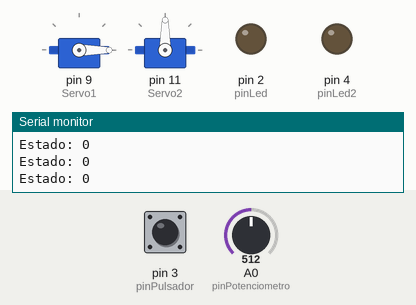
Simulated run of this sketch. Board: Arduino Uno, built with avr-gcc and run on an emulated ATmega328P. On the bench: 2 × servo, output pins drawn as LEDs (lit = HIGH), the last lines printed to the serial monitor. Inputs (shaded band) come from the test bench; at power-on: pin 3 (pinPulsador) HIGH, A0 (pinPotenciometro) = 512.

Above: at 1.2 s.
1.3 s: pin 3 (pinPulsador) pulled LOW for 0.15 s
At 2.7 s:
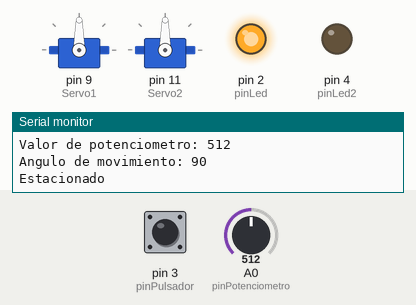
3.0 s: A0 (pinPotenciometro) set to 485
At 4.2 s:
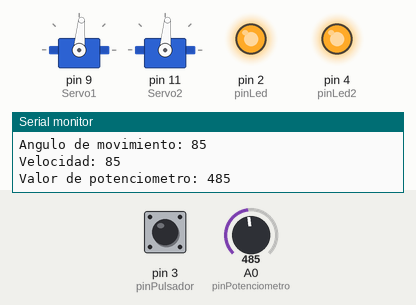
4.5 s: A0 (pinPotenciometro) set to 105
At 5.1 s:
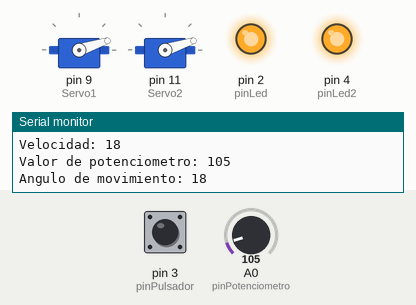
6.0 s: A0 (pinPotenciometro) set to 89
At 6.6 s:
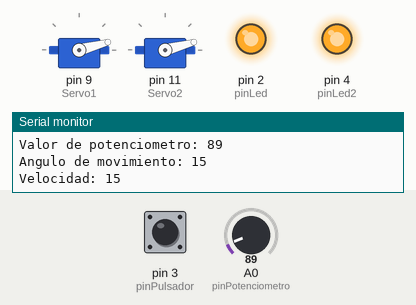
9.0 s: A0 (pinPotenciometro) set to 122
At 10.1 s:
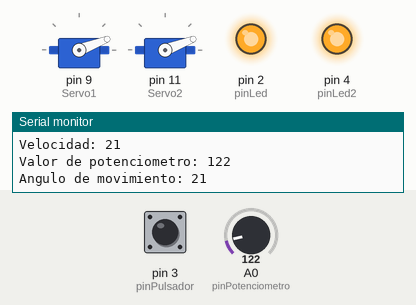
10.6 s: A0 (pinPotenciometro) set to 1023
At 12.1 s:
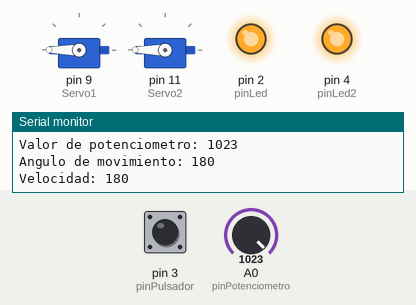
Timing chart, 0 to 13.1 s (numbered marks = the images above; inputs shaded):
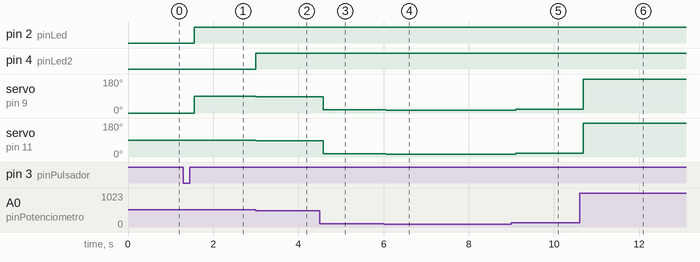

Measured:
- the behaviour switches between 501 and 500 on A0 (pinPotenciometro) (found by bisection; images 1 and 2)
- after the input at 1.3 s, pin 2 (pinLed): LOW → HIGH after 0.26 s; servo on pin 9 (Servo1): 0° → 90° after 0.26 s
- after the input at 3.0 s, pin 4 (pinLed2): LOW → HIGH at once; servo on pin 9 (Servo1), servo on pin 11 (Servo2): 90° → 85° at once
- after the input at 4.5 s, servo on pin 9 (Servo1), servo on pin 11 (Servo2): 85° → 18° after 0.09 s
- after the input at 6.0 s, servo on pin 9 (Servo1), servo on pin 11 (Servo2): 18° → 15° after 0.07 s
- after the input at 9.0 s, servo on pin 9 (Servo1), servo on pin 11 (Servo2): 15° → 21° after 0.10 s
- after the input at 10.6 s, servo on pin 9 (Servo1), servo on pin 11 (Servo2): 21° → 180° after 0.08 s

The sketch:

s_4_dos_servos.ino
```cpp
#include <Servo.h>

const int pinPotenciometro = A0;
const int Servo1 = 9;
const int Servo2 = 11;
const int pinPulsador = 3;
const int pinLed = 2;
const int pinLed2 = 4;

bool activo = false;
int pulsoAnterior = HIGH;

Servo miServo1;
Servo miServo2;

void setup() {

  miServo1.attach(Servo1); // Servo de 180 grados
  miServo2.attach(Servo2); // Servo de 360 grados continuo
  pinMode(pinLed2, OUTPUT);
  pinMode(pinLed, OUTPUT);
  pinMode(pinPulsador, INPUT_PULLUP);
  Serial.begin(9600);

}

void loop() {

  int estadoPulsador = digitalRead(pinPulsador);

  if (estadoPulsador == HIGH && pulsoAnterior == LOW){

    activo = !activo;
    delay(50);
  }

  pulsoAnterior = estadoPulsador;

  if (activo){
    int valor = analogRead(pinPotenciometro); // Lectura de señal analoga
    int angulo = map(valor, 0, 1023, 0, 180); //Angulo de movimiento
    digitalWrite(pinLed, HIGH); //prende luz
    miServo1.write(angulo);

    if (valor > 500 && valor < 600 && activo){
      miServo2.write(90);
      Serial.println("Estacionado");
      digitalWrite(pinLed2, LOW);

    }else{

    int velocidad = map(valor, 0, 1023, 0, 180); // 0 velocidad inversa, 90 = parado, 180 = maxima velocidad de verdad
    digitalWrite(pinLed2, HIGH);
    miServo2.write(velocidad);
    Serial.print("Velocidad: ");
    Serial.println(velocidad);


   }

    Serial.print("Valor de potenciometro: ");
    Serial.println(valor);
    Serial.print("Angulo de movimiento: ");
    Serial.println(angulo);

  }else{

    digitalWrite(pinLed, LOW);
    digitalWrite(pinLed2, LOW);
    miServo1.write(0);
    miServo2.write(90);
    Serial.print("Estado: ");
    Serial.println(activo);

  }
  delay(100);

}
```
